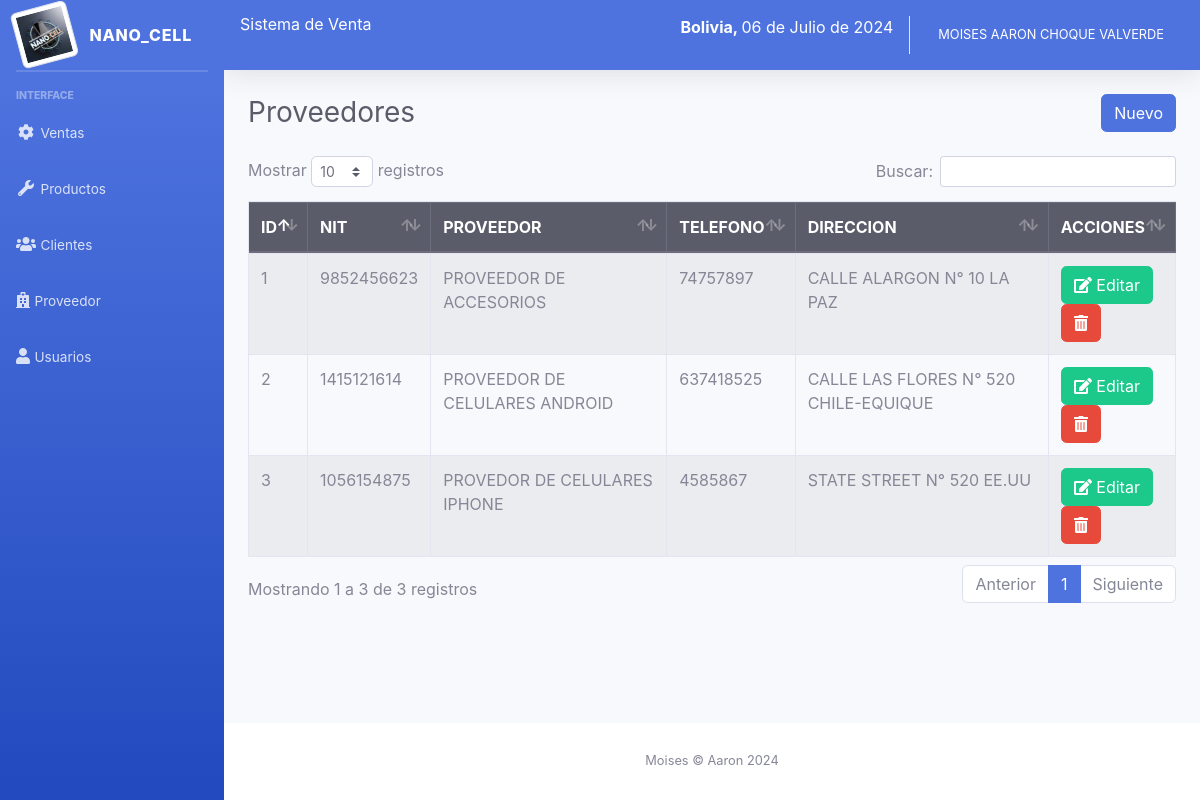
/sistema/lista_proveedor.php (signed in), run on the app's committed database.
### tables this page shows
CREATE TABLE IF NOT EXISTS `proveedor` (
  `codproveedor` int NOT NULL AUTO_INCREMENT,
  `proveedor` varchar(100) NOT NULL,
  `contacto` varchar(100) NOT NULL,
  `telefono` int NOT NULL,
  `direccion` varchar(100) NOT NULL,
  `usuario_id` int NOT NULL,
  PRIMARY KEY (`codproveedor`)
);

### sistema/lista_proveedor.php (the view)
<?php include_once "includes/header.php"; ?>
<div class="container-fluid">
	<div class="d-sm-flex align-items-center justify-content-between mb-4">
		<h1 class="h3 mb-0 text-gray-800">Proveedores</h1>
		<a href="registro_proveedor.php" class="btn btn-primary">Nuevo</a>
	</div>
	<div class="row">
		<div class="col-lg-12">
			<div class="table-responsive">
				<table class="table table-striped table-bordered" id="table">
					<thead class="thead-dark">
						<tr>
							<th>ID</th>
							<th>NIT</th>
							<th>PROVEEDOR</th>
							<th>TELEFONO</th>
							<th>DIRECCION</th>
							<?php if ($_SESSION['rol'] == 1) { ?>
							<th>ACCIONES</th>
							<?php } ?>
						</tr>
					</thead>
					<tbody>
						<?php
						include "../conexion.php";
						$query = mysqli_query($conexion, "SELECT * FROM proveedor");
						$result = mysqli_num_rows($query);
						if ($result > 0) {
							while ($data = mysqli_fetch_assoc($query)) { ?>
								<tr>
									<td><?php echo $data['codproveedor']; ?></td>
									<td><?php echo $data['contacto']; ?></td>
									<td><?php echo $data['proveedor']; ?></td>
									<td><?php echo $data['telefono']; ?></td>
									<td><?php echo $data['direccion']; ?></td>
									<?php if ($_SESSION['rol'] == 1) { ?>
									<td>
										<a href="editar_proveedor.php?id=<?php echo $data['codproveedor']; ?>" class="btn btn-success"><i class='fas fa-edit'></i> Editar</a>
										<form action="eliminar_proveedor.php?id=<?php echo $data['codproveedor']; ?>" method="post" class="confirmar d-inline">
											<button class="btn btn-danger" type="submit"><i class='fas fa-trash-alt'></i> </button>
										</form>
									</td>
									<?php } ?>
								</tr>
						<?php }
						} ?>
					</tbody>
				</table>
			</div>
		</div>
	</div>
</div>
</div>
<?php include_once "includes/footer.php"; ?>

### data on the page
proveedor: codproveedor "1", contacto "9852456623", proveedor "PROVEEDOR DE ACCESORIOS", telefono "74757897", direccion "CALLE ALARGON N° 10 LA PAZ"
proveedor: codproveedor "2", contacto "1415121614", proveedor "PROVEEDOR DE CELULARES ANDROID", telefono "637418525", direccion "CALLE LAS FLORES N° 520 CHILE-EQUIQUE"
proveedor: codproveedor "3", contacto "1056154875", proveedor "PROVEDOR DE CELULARES IPHONE", telefono "4585867", direccion "STATE STREET N° 520 EE.UU"

### other printed values
fechaPeru() "06 de Julio de 2024"
$_SESSION['nombre'] "MOISES AARON CHOQUE VALVERDE"
